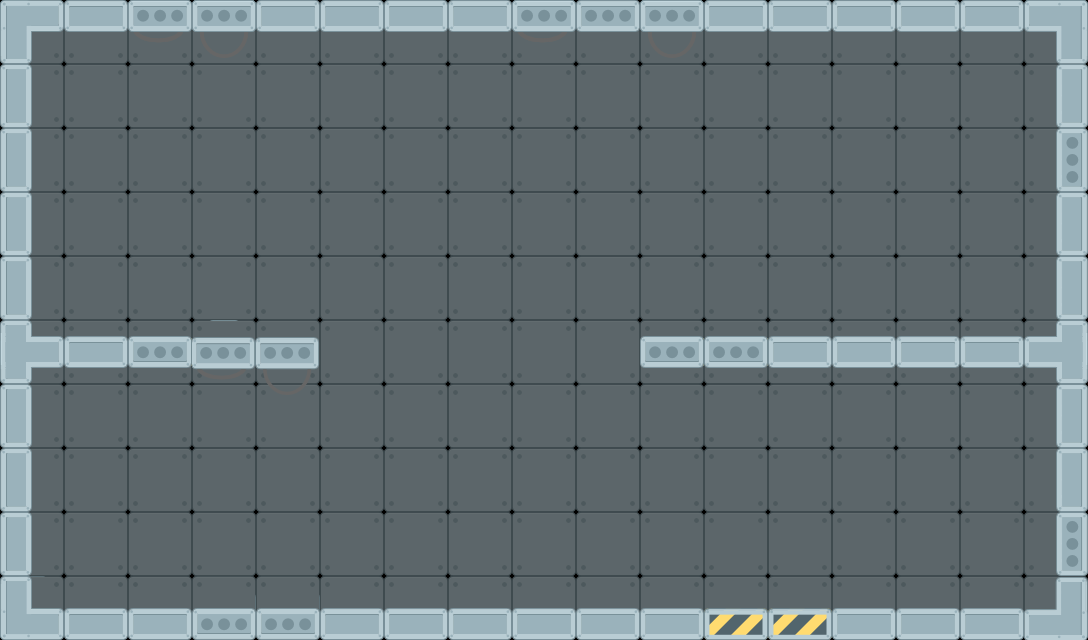

Tiled map render using the project's own tile images. Description and the map definition, with tile-layer contents summarised, below:
An orthogonal 17x10 tile map with 64x64 px tiles, 2 tile layers (background, floor) and 18 objects (6x light_soft, 2x light_triangle, robot).

<map version="1.0" orientation="orthogonal" renderorder="right-down" width="17" height="10" tilewidth="64" tileheight="64" nextobjectid="106">
 <tileset firstgid="1" name="tiles" tilewidth="64" tileheight="64" tilecount="128" columns="16">
  <image source="../tiles.png" width="1024" height="512" />
 </tileset>
 <layer name="background" width="17" height="10" opacity="0.5">
  <data>[170 cells, 170 non-empty, 1 distinct tile ids]</data>
 </layer>
 <layer name="floor" width="17" height="10">
  <data>[170 cells, 61 non-empty, 21 distinct tile ids]</data>
 </layer>
 <objectgroup name="obstacles">
  <object id="1" x="2" y="-2" width="26" height="640" />
  <object id="2" x="1056" y="-2.66667" width="26" height="640" />
  <object id="3" x="2" y="4" width="956" height="22" />
  <object id="5" x="4" y="612" width="1054.67" height="28" />
 </objectgroup>
 <objectgroup name="doors">
  <object id="68" x="702" y="414" width="128" height="192">
   <properties>
    <property name="levelId" value="3" />
   </properties>
  </object>
 </objectgroup>
 <objectgroup name="lights">
  <object id="73" name="light_soft" x="548" y="178.666" width="64" height="64">
   <properties>
    <property name="alpha" value="0.05" />
    <property name="color" value="0xffE0F7FA" />
    <property name="height" value="700" />
    <property name="type" value="soft" />
    <property name="width" value="700" />
   </properties>
  </object>
  <object id="74" name="light_soft" x="838.667" y="422.666" width="64" height="64">
   <properties>
    <property name="alpha" value="0.05" />
    <property name="color" value="0xffE0F7FA" />
    <property name="height" value="700" />
    <property name="type" value="soft" />
    <property name="width" value="700" />
   </properties>
  </object>
  <object id="75" name="light_soft" x="404" y="177.333" width="64" height="64">
   <properties>
    <property name="alpha" value="0.05" />
    <property name="color" value="0xffE0F7FA" />
    <property name="height" value="700" />
    <property name="type" value="soft" />
    <property name="width" value="700" />
   </properties>
  </object>
  <object id="76" name="light_triangle" x="640.667" y="74.3333" width="64" height="64">
   <properties>
    <property name="alpha" value="0.25" />
    <property name="color" value="0xffffffff" />
    <property name="height" value="1000" />
    <property name="type" value="triangle" />
    <property name="width" value="400" />
   </properties>
  </object>
  <object id="77" name="light_soft" x="319.667" y="446.333" width="64" height="64">
   <properties>
    <property name="alpha" value="0.05" />
    <property name="color" value="0xffE0F7FA" />
    <property name="height" value="500" />
    <property name="type" value="soft" />
    <property name="width" value="500" />
   </properties>
  </object>
  <object id="78" name="light_soft" x="127.667" y="446.333" width="64" height="64">
   <properties>
    <property name="alpha" value="0.05" />
    <property name="color" value="0xffE0F7FA" />
    <property name="height" value="500" />
    <property name="type" value="soft" />
    <property name="width" value="500" />
   </properties>
  </object>
  <object id="79" name="light_soft" x="511.667" y="446.333" width="64" height="64">
   <properties>
    <property name="alpha" value="0.05" />
    <property name="color" value="0xffE0F7FA" />
    <property name="height" value="500" />
    <property name="type" value="soft" />
    <property name="width" value="500" />
   </properties>
  </object>
  <object id="97" name="light_triangle" x="351.333" y="70.3333" width="64" height="64">
   <properties>
    <property name="alpha" value="0.25" />
    <property name="color" value="0xffffffff" />
    <property name="height" value="1000" />
    <property name="type" value="triangle" />
    <property name="width" value="400" />
   </properties>
  </object>
 </objectgroup>
 <objectgroup name="players">
  <object id="80" name="robot" x="66.6667" y="542.667" width="64" height="64" />
 </objectgroup>
 <objectgroup name="boxes">
  <object id="86" x="276" y="481.333" width="128" height="128">
   <properties>
    <property name="enabled" value="true" />
   </properties>
  </object>
 </objectgroup>
 <objectgroup name="fans">
  <object id="100" x="192" y="192" width="64" height="64" />
  <object id="101" x="448" y="192" width="64" height="64" />
  <object id="102" x="704" y="192" width="64" height="64" />
 </objectgroup>
</map>
